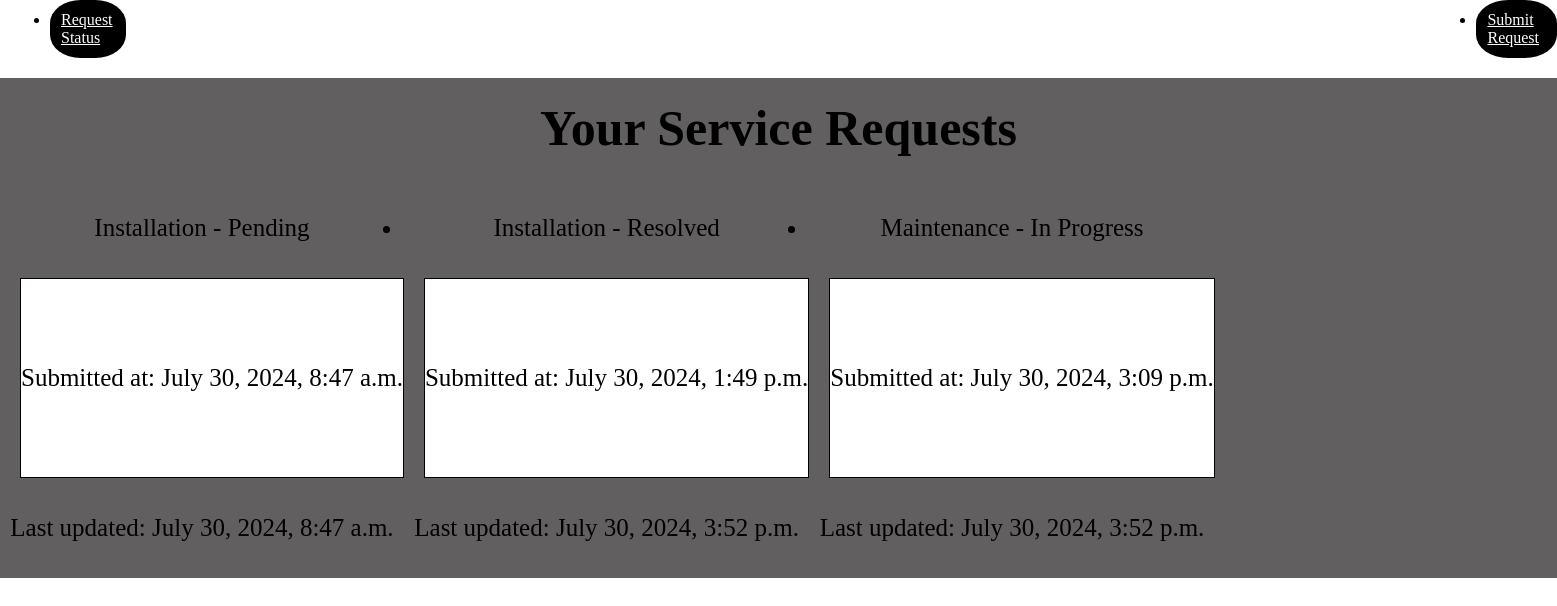
Screenshot of /status/ (signed in) with the database file from the repository.
### service_requests/models.py (models this page shows, shortened)
class ServiceRequest(models.Model):
    REQUEST_TYPES = [
        ('Installation', 'Installation'),
        ('Maintenance', 'Maintenance'),
        ('Repair', 'Repair'),
    ]
    STATUS_CHOICES = [
        ('Pending', 'Pending'),
        ('In Progress', 'In Progress'),
        ('Resolved', 'Resolved'),
        ('Closed', 'Closed'),
    ]
    user = models.ForeignKey(User, on_delete=models.CASCADE)
    request_type = models.CharField(max_length=50, choices=REQUEST_TYPES)
    details = models.TextField()
    attachment = models.FileField(upload_to='attachments/', null=True, blank=True)
    status = models.CharField(max_length=50, choices=STATUS_CHOICES, default='Pending')
    created_at = models.DateTimeField(auto_now_add=True)
    updated_at = models.DateTimeField(auto_now=True)

### service_requests/views.py (the view)
# urls.py: path('status/', views.request_status, name='request_status'),
def request_status(request):
    requests = ServiceRequest.objects.filter(user=request.user)
    return render(request, 'request_status.html', {'requests': requests})

### service_requests/templates/request_status.html (shortened to what this page needs)
{% extends 'base.html' %}
{% block content %}
    <h1 id="req">Your Service Requests</h1>
    <ul>
        {% for request in requests %}
            <li id="status">
                {{ request.request_type }} - {{ request.status }}
                <p id="para1">Submitted at: {{ request.created_at }}</p>
                <p id="para2">Last updated: {{ request.updated_at }}</p>
            </li>
        {% empty %}
            <li id="no_req">No requests found.</li>
        {% endfor %}
    </ul>
{% endblock %}

### service_requests/templates/base.html (shortened to what this page needs)
<!DOCTYPE html>
<html>
<head>
    <link rel="stylesheet" href="../../static/css/style.css">
</head>
<body>
    <nav>
        <ul >
            <li id="l2"><a href="{% url 'request_status' %}">Request Status</a></li>
            <li id="l1"><a href="{% url 'submit_request' %}">Submit Request</a></li>
        </ul>
    </nav>
    <div >
        {% block content %}
        {% endblock %}
    </div>
<br>
<br>
<br>
</body>
</html>

### static/css/style.css (style rules this page uses)
* { box-sizing: border-box; margin: 0px; padding: 0px; }
ul { display: flex; }
#l1,#l2 { flex-wrap: wrap; margin-left: 50px; padding: 10px; border: 1px solid transparent; border-radius: 40%; background-color: black; text-decoration: none; }
#l1 { margin-left: 1350px; text-decoration: none; }
a { color: white; }
div { background-color: rgb(97, 95, 95); color: black; text-align: center; margin-top: 20px; line-height: 100px; font-size: 25px; }
#para1 { background-color: white; border: 1px solid; color: black; margin-left: 20px; height: 200px; align-content: center; }

### rows the page displays
ServiceRequest: request_type "Installation", status "Pending", created_at "July 30, 2024, 8:47 a.m.", updated_at "July 30, 2024, 8:47 a.m."
ServiceRequest: request_type "Installation", status "Resolved", created_at "July 30, 2024, 1:49 p.m.", updated_at "July 30, 2024, 3:52 p.m."
ServiceRequest: request_type "Maintenance", status "In Progress", created_at "July 30, 2024, 3:09 p.m.", updated_at "July 30, 2024, 3:52 p.m."
